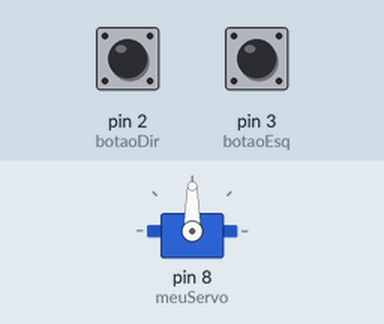
This sketch was run on a simulated Arduino Uno, built with avr-gcc and run on an emulated ATmega328P. On the bench: servo. The test bench sets the inputs (shaded band); at power-on: pin 2 (botaoDir) HIGH, pin 3 (botaoEsq) HIGH.

Above: at 1.2 s.
1.3 s: pin 2 (botaoDir) pulled LOW for 1 s
At 2.9 s:
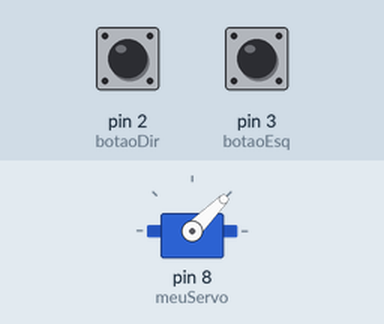
3.8 s: pin 3 (botaoEsq) pulled LOW for 3.2 s
At 6.8 s:
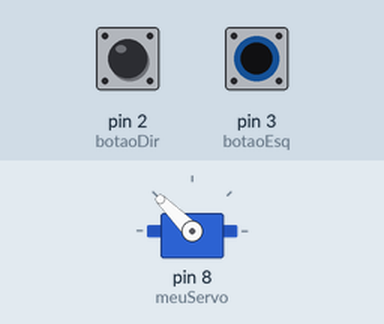
8.5 s: pin 2 (botaoDir) pulled LOW for 0.15 s
At 9.1 s:
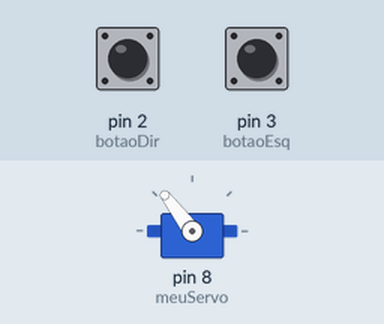
10.1 s: pin 3 (botaoEsq) pulled LOW for 0.15 s
At 11.5 s:
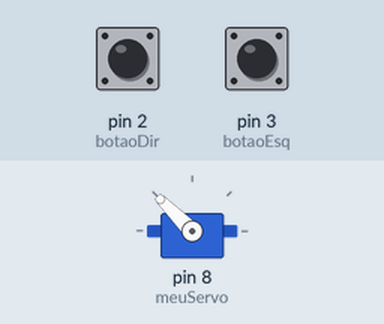
Timing chart, 0 to 12.7 s (numbered marks = the images above; inputs shaded):
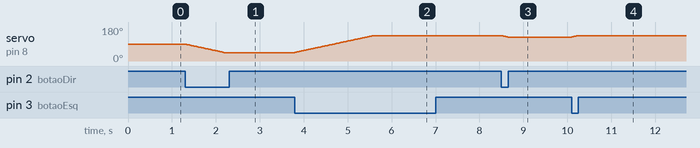

Measured:
- after the input at 1.3 s, servo on pin 8 (meuServo): moves from 90° to 45° over 0.88 s, starting at once
- after the input at 3.8 s, servo on pin 8 (meuServo): moves from 45° to 135° over 1.8 s, starting at once
- after the input at 8.5 s, servo on pin 8 (meuServo): 135° → 127° at once
- after the input at 10.1 s, servo on pin 8 (meuServo): 127° → 135° at once

The sketch:

8-servoComBotaoDirEsq.ino
```cpp
#include <Servo.h>

Servo meuServo;
int botaoDir=2;
int botaoEsq=3;
int angulo;

void setup() {
  meuServo.attach(8);
  meuServo.write(90);
  angulo = meuServo.read();

  pinMode(botaoDir, INPUT_PULLUP);
  pinMode(botaoEsq, INPUT_PULLUP);
}

void loop() {
  while(digitalRead(botaoDir)==LOW) {
    if(angulo > 45) {
      angulo = angulo - 1;
      meuServo.write(angulo);
      delay(20);
    }
  }

  while(digitalRead(botaoEsq)==LOW) {
    if(angulo < 135) {
      angulo = angulo + 1;
      meuServo.write(angulo);
      delay(20);
    }
  }

}
```
